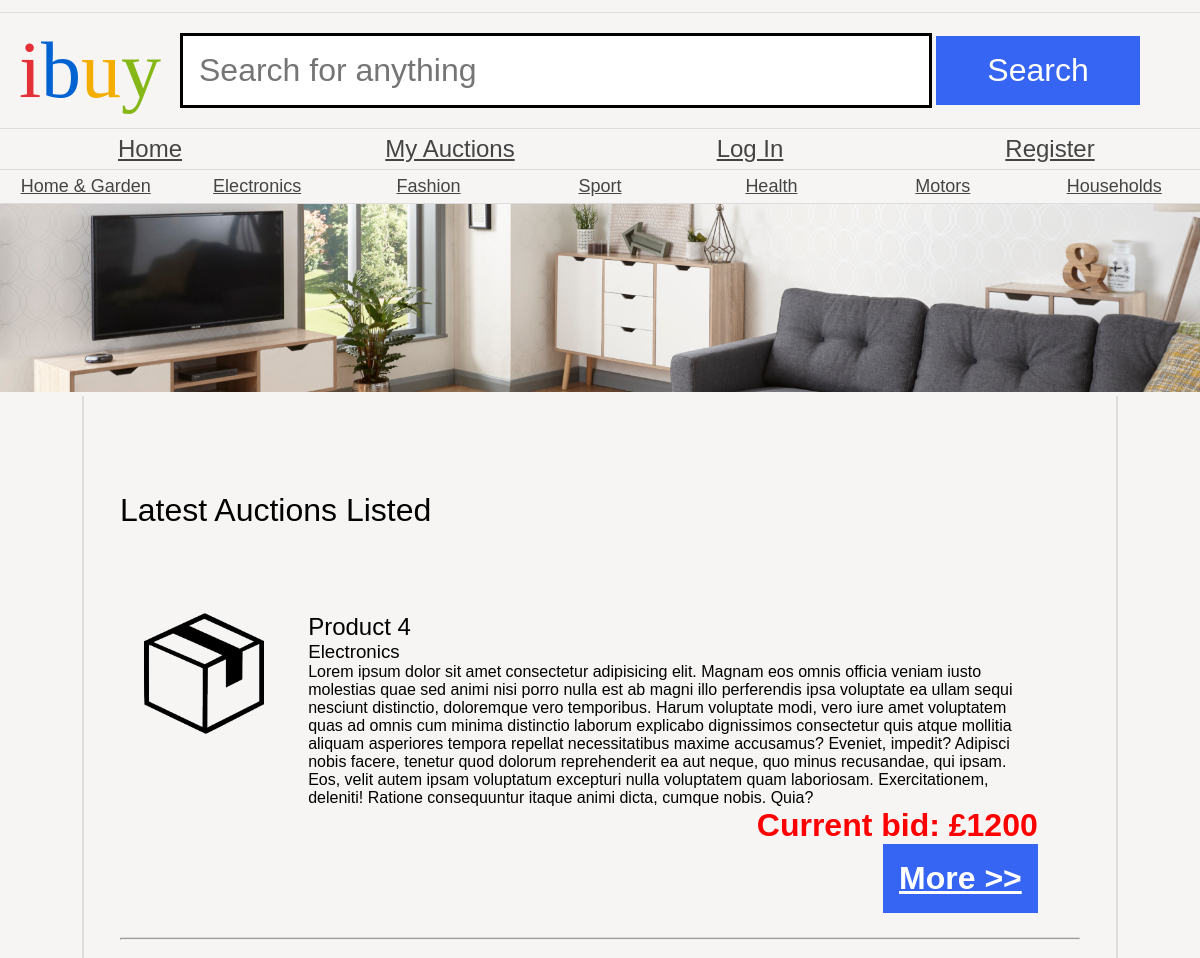
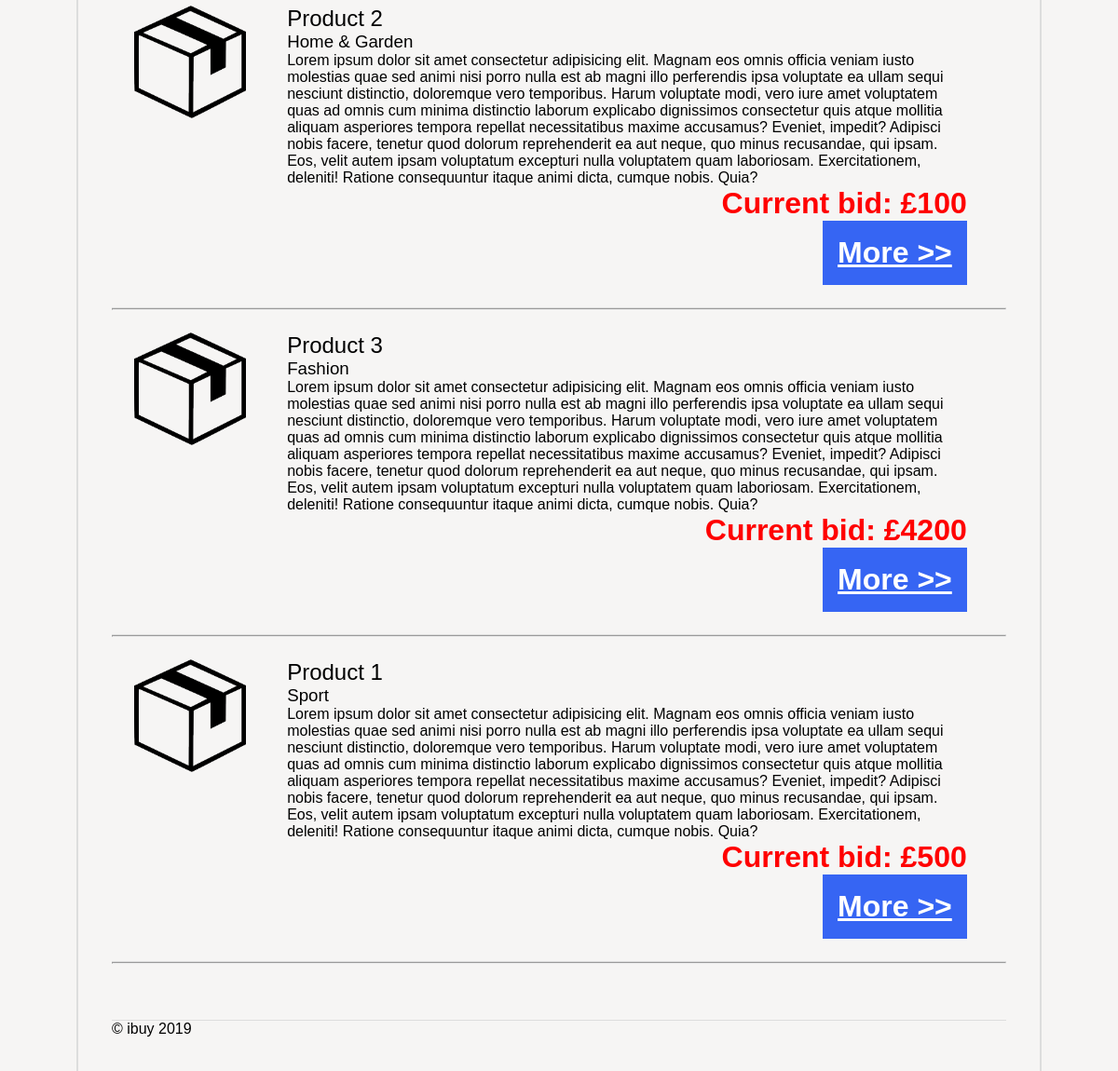
The page /websites/as1/public/index.php on the database its author committed (2 pictures, top to bottom).
### tables this page shows
CREATE TABLE `category` (
  `id` int(4) NOT NULL,
  `name` varchar(200) NOT NULL
);

CREATE TABLE `auction` (
  `id` int(4) NOT NULL,
  `full_name` varchar(200) NOT NULL,
  `title` varchar(200) NOT NULL,
  `description` text NOT NULL,
  `categoryId` int(4) NOT NULL,
  `created_on` datetime NOT NULL DEFAULT current_timestamp(),
  `end_date` varchar(200) NOT NULL
);

### websites/as1/public/index.php (the view, shortened to what this page needs)
<?php
include 'mainLayout.php';
echo '<h1>Latest Auctions Listed</h1>';
$latestAuctions = $databaseConnection->prepare('SELECT * FROM `auction` ORDER BY created_on DESC LIMIT 10');
$latestAuctions->execute();
$auctions = $latestAuctions->fetchAll();
foreach ($auctions as $auction) {
    $categories = $databaseConnection->prepare('SELECT * FROM `category` WHERE id = ' . $auction['categoryId']);
    $categories->execute();
    $categories = $categories->fetch();
    $maxBidPrice = $databaseConnection->prepare('SELECT auctionId, MAX(bid) AS max_price FROM bids WHERE auctionId = ' . $auction['id']);
    $maxBidPrice->execute();
    $bidPrice = $maxBidPrice->fetch();
?>
    <ul class="productList">
        <li>
            <img src="product.png" alt="<?= $auction['title']?>">
            <article>
                <h2><?= $auction['title'] ?></h2>
                <h3><?= $categories['name'] ?></h3>
                <p><?= $auction['description'] ?></p>
                <p class="price">Current bid: £<?=($bidPrice['auctionId'] == $auction['id']) ? $bidPrice['max_price'] : ''?></p>
                <a href="auction.php?id=<?= $auction['id'] ?>" class="more auctionLink">More &gt;&gt;</a>
            </article>
        </li>
    </ul>
    <hr />
<?php
}
include 'footerLayout.php';
?>

### websites/as1/public/mainLayout.php (shortened to what this page needs)
<?php
include 'databaseConnection.php';
?>
<!DOCTYPE html>
<html>
<head>
    <link rel="stylesheet" href="ibuy.css" />
</head>
<body>
    <header>
        <h1><span class="i">i</span><span class="b">b</span><span class="u">u</span><span class="y">y</span></h1>
        <form action="#">
            <input type="text" name="search" placeholder="Search for anything" />
            <input type="submit" name="submit" value="Search" />
        </form>
    </header>
    <nav>
        <ul>
            <li><a class="categoryLink" href="index.php">Home</a></li>
            <li><a class="categoryLink" href="auctions.php">My Auctions</a></li>
            <?php
            if (!isset($_SESSION['auctionUser'])) {
                echo '<li><a class="categoryLink" href="login.php">Log In</a></li>';
                echo '<li><a class="categoryLink" href="register.php">Register</a></li>';
            } else {
                echo '<li><a class="categoryLink" href="logout.php">Log out</a></li>';
            }
            ?>
        </ul>
    </nav>
    <nav style="font-size: 12px;">
        <ul>
            <?php
            $categories = $databaseConnection->prepare('SELECT * FROM category');
            $categories->execute();
            $categories = $categories->fetchAll();
            foreach ($categories as $category) {
                echo '<li><a class="categoryLink" href="category.php?id=' . $category['id'] . '">' . $category['name'] . '</a></li>';
            }
            ?>
        </ul>
    </nav>
    <img src="banners/1.jpg" alt="Banner" />
    <main>

### websites/as1/public/footerLayout.php
<footer>
	&copy; ibuy 2019
</footer>
</main>
</body>
</html>

### websites/as1/public/ibuy.css (style rules this page uses)
* { margin: 0; padding: 0; }
body { font-family: 'Oxygen-Regular', sans-serif; background-color: #f6f5f4; max-width: 100vw; overflow-x: hidden; }
h1, h2, h3, h4 { font-weight: normal; }
a, a:visited { color: #444; }
header { margin-top: 1vw; font-family: 'Univers-Light-Normal'; display: grid; grid-template-columns: 15% 85%; align-items: center; padding-top: 1vw; padding-bottom: 1vw; border-top: 1px solid #ddd; border-bottom: 1px solid #ddd; }
header h1 { text-align: center; font-size: 5em; }
form { display: block; }
header form input[type=text] { border: 3px solid black; font-size: 2em; padding: 0.5em; width: 70%; }
body > img { width: 100vw; }
header form input[type=submit] { background-color: #3665f3; color: white; width: 20%; font-size: 2em; padding: 0.5em; cursor: pointer; border: 0; }
header .i { color: #e43137; }
header .b { color: #0063d1; }
header .u { color: #f4ae01; }
header .y { color: #85b716; }
body > nav { border-bottom: 1px solid #ddd; }
body > nav ul li:last-child a:after { position: absolute; }
body > nav ul { display: flex; width: 100vw; list-style-type: none; }
body > nav ul li { flex: 1; }
body > nav ul li a { display: block; text-align: center; padding-top: 0.5vw; padding-bottom: 0.5vw; font-size: 1.5em; }
.productList { list-style-type: none; }
.productList li { padding: 2vw; border-bottom: 1px solid #ddd; display: grid; grid-template-columns: 18% 80%; }
.productList img { width: auto; display: block; max-width: 10vw; }
p.price { display: block; text-align: right; font-weight: bold; font-size: 2em; }
a.more { display: block; text-align: right; font-weight: bold; float: right; background-color: #3665f3; color: white; font-size: 2em; padding: 0.5em; cursor: pointer; }
main { padding: 3vw; display: block; overflow: hidden; width: 80vw; margin: auto; border-left: 2px solid #ddd; border-right: 2px solid #ddd; }
main h1 { margin-top: 5vw; margin-bottom: 5vw; }
.price { color: red; }
footer { margin-top: 5vw; border-top: 1px solid #ddd; }

### rows shown on the page
category: name "Home & Garden"
category: name "Electronics"
category: name "Fashion"
category: name "Sport"
category: name "Health"
category: name "Motors"
category: name "Households"
auction: title "Product 4", categoryId.name "Electronics", description "Lorem ipsum dolor sit amet consectetur adipisicing elit. Magnam eos omnis officia veniam iusto molestias quae sed animi nisi porro nulla est ab magni illo perferendis ipsa voluptate ea ullam sequi nesciunt distinctio, doloremque vero temporibus. Harum voluptate modi, vero iure amet voluptatem quas ad omnis cum minima distinctio laborum explicabo dignissimos consectetur quis atque mollitia aliquam asperiores tempora repellat necessitatibus maxime accusamus? Eveniet, impedit? Adipisci nobis facere, tenetur quod dolorum reprehenderit ea aut neque, quo minus recusandae, qui ipsam. Eos, velit autem ipsam voluptatum excepturi nulla voluptatem quam laboriosam. Exercitationem, deleniti! Ratione…", max_price "1200"
auction: title "Product 2", categoryId.name "Home & Garden", description "Lorem ipsum dolor sit amet consectetur adipisicing elit. Magnam eos omnis officia veniam iusto molestias quae sed animi nisi porro nulla est ab magni illo perferendis ipsa voluptate ea ullam sequi nesciunt distinctio, doloremque vero temporibus. Harum voluptate modi, vero iure amet voluptatem quas ad omnis cum minima distinctio laborum explicabo dignissimos consectetur quis atque mollitia aliquam asperiores tempora repellat necessitatibus maxime accusamus? Eveniet, impedit? Adipisci nobis facere, tenetur quod dolorum reprehenderit ea aut neque, quo minus recusandae, qui ipsam. Eos, velit autem ipsam voluptatum excepturi nulla voluptatem quam laboriosam. Exercitationem, deleniti! Ratione…", max_price "100"
auction: title "Product 3", categoryId.name "Fashion", description "Lorem ipsum dolor sit amet consectetur adipisicing elit. Magnam eos omnis officia veniam iusto molestias quae sed animi nisi porro nulla est ab magni illo perferendis ipsa voluptate ea ullam sequi nesciunt distinctio, doloremque vero temporibus. Harum voluptate modi, vero iure amet voluptatem quas ad omnis cum minima distinctio laborum explicabo dignissimos consectetur quis atque mollitia aliquam asperiores tempora repellat necessitatibus maxime accusamus? Eveniet, impedit? Adipisci nobis facere, tenetur quod dolorum reprehenderit ea aut neque, quo minus recusandae, qui ipsam. Eos, velit autem ipsam voluptatum excepturi nulla voluptatem quam laboriosam. Exercitationem, deleniti! Ratione…", max_price "4200"
auction: title "Product 1", categoryId.name "Sport", description "Lorem ipsum dolor sit amet consectetur adipisicing elit. Magnam eos omnis officia veniam iusto molestias quae sed animi nisi porro nulla est ab magni illo perferendis ipsa voluptate ea ullam sequi nesciunt distinctio, doloremque vero temporibus. Harum voluptate modi, vero iure amet voluptatem quas ad omnis cum minima distinctio laborum explicabo dignissimos consectetur quis atque mollitia aliquam asperiores tempora repellat necessitatibus maxime accusamus? Eveniet, impedit? Adipisci nobis facere, tenetur quod dolorum reprehenderit ea aut neque, quo minus recusandae, qui ipsam. Eos, velit autem ipsam voluptatum excepturi nulla voluptatem quam laboriosam. Exercitationem, deleniti! Ratione…", max_price "500"
